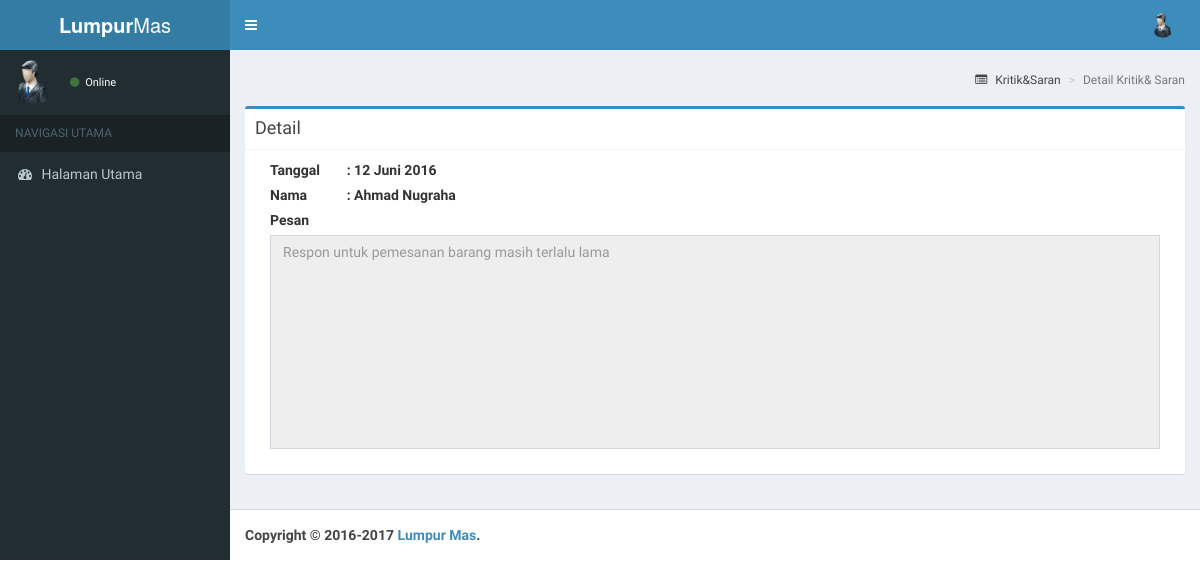
Screenshot of /asset/kritik_saran/detail.php?id_kritiksaran=3 with the database file from the repository.
### tables this page shows
CREATE TABLE IF NOT EXISTS `kritiksaran` (
  `id_kritiksaran` int(11) NOT NULL AUTO_INCREMENT,
  `tgl_kritiksaran` datetime NOT NULL DEFAULT CURRENT_TIMESTAMP,
  `status_kritiksaran` char(2) NOT NULL DEFAULT 'BR',
  `isi_kritiksaran` text NOT NULL,
  `id_pelanggan` int(11) DEFAULT NULL,
  `nama` varchar(30) DEFAULT NULL,
  `no_telp` varchar(12) DEFAULT NULL,
  `email` varchar(50) DEFAULT NULL,
  PRIMARY KEY (`id_kritiksaran`),
  KEY `id_pelanggan` (`id_pelanggan`)
);

### asset/kritik_saran/detail.php (the view, shortened to what this page needs)
<?php
	include '../../koneksi/koneksi.php';
	$id_kritiksaran = $_GET['id_kritiksaran'];
	$sql = "SELECT id_kritiksaran, tgl_kritiksaran, status_kritiksaran, isi_kritiksaran, nama, no_telp, email FROM kritiksaran WHERE id_kritiksaran='$id_kritiksaran'";
	$stmt = $db->prepare($sql);
	$stmt->execute();
	$stmt->bind_result($id_kritiksaran, $tgl_kritiksaran, $status_kritiksaran, $isi_kritiksaran, $nama, $no_telp, $email);
	?>
	<section class="content-header">
	  	<h1>
	  	</h1>
	  	<ol class="breadcrumb">
	    	<li><a href="../kritik_saran/"><i class="fa fa-list-alt"></i> Kritik&Saran</a></li>
	    	<li class="active">Detail Kritik& Saran</li>
	  	</ol>
	</section>
    <section class="content">
      	<div class="row">
        	<div class="col-xs-12">
        		<div class="box box-primary">
            		<div class="box-header with-border">
              			<h3 class="box-title">Detail</h3>
            		</div>
		            <div class="box-body">
			        	<div class="col-md-1">
			        		<label>
			        			Tanggal
			        		</label>
			        	</div>
				        <div class="col-md-11">
				        	<label>
				        		<?php echo ":   ".Tanggal($tgl_kritiksaran); ?>
				        	</label>
				        </div>
				        <div class="col-md-1">
			        		<label>
			        			Nama
			        		</label>
			        	</div>
				        <div class="col-md-11">
				        	<label>
				        		<?php echo ":   ".$nama; ?>
				        	</label>
				        </div>
				        <div class="col-md-1">
			        		<label>
			        			Pesan
			        		</label>
			        	</div>
				        <div class="col-md-12">
	                        <div class="control-group form-group">
	                            <div class="controls">
	        						<textarea rows="10" cols="100" class="form-control" placeholder="<?php echo $isi_kritiksaran; ?>" style="resize:none" disabled></textarea>
	        					</div>
	                        </div>
				        </div>
				    </div>
				</div>
			</div>
		</div>
	</section>

### rows the page displays
kritiksaran: tgl_kritiksaran "12 Juni 2016", nama "Ahmad Nugraha", isi_kritiksaran "Respon untuk pemesanan barang masih terlalu lama"
